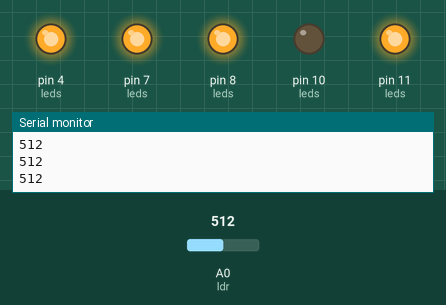
Recording of a sketch running on a simulated Arduino Uno, built with avr-gcc and run on an emulated ATmega328P. Shown: output pins drawn as LEDs (lit = HIGH), the last lines printed to the serial monitor. The test bench sets the inputs (shaded band); at power-on: A0 (ldr) = 512.

Above: at 1.2 s.
1.3 s: A0 (ldr) set to 537
2.8 s: A0 (ldr) set to 565
At 4.0 s:
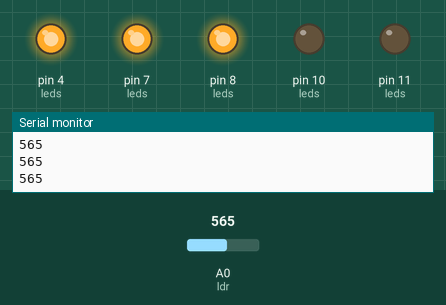
4.3 s: A0 (ldr) set to 633
5.8 s: A0 (ldr) set to 667
At 7.0 s:
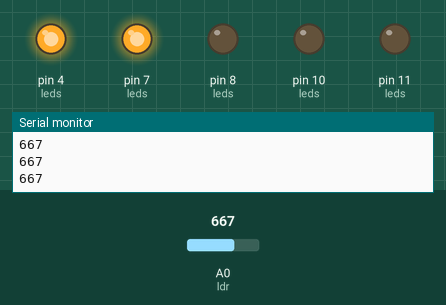
7.3 s: A0 (ldr) set to 735
8.8 s: A0 (ldr) set to 765
At 9.4 s:
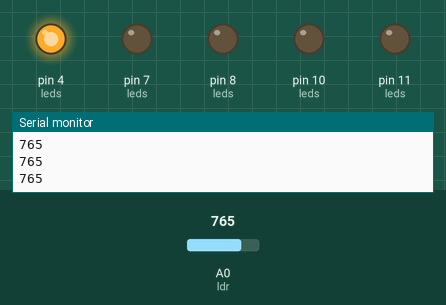
Timing chart, 0 to 11.3 s (numbered marks = the images above; inputs shaded):
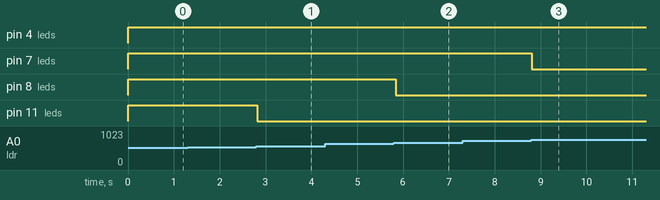

The sketch:

Leds_com_sensor_LDR.ino
```cpp
const int led1 = 4;
const int led2 = 7;
const int led3 = 8;
const int led4 = 11;
const int led5 = 10;

const int ldr = A0;

int leds[] = {led1, led2, led3, led4, led5};

int valorLdr = 0;
int quantidadeLeds = 0;

int limite1 = 850;
int limite2 = 750;
int limite3 = 650;
int limite4 = 550;
int limite5 = 250;

void setup() {
  Serial.begin(9600);

  for (int i = 0; i < 5; i++) {
    pinMode(leds[i], OUTPUT);
  }

  pinMode(ldr, INPUT);
}

void loop() {
  valorLdr = analogRead(ldr);

  Serial.println(valorLdr);

  if (valorLdr >= limite1) {
    quantidadeLeds = 0;
  }
  else if (valorLdr >= limite2) {
    quantidadeLeds = 1;
  }
  else if (valorLdr >= limite3) {
    quantidadeLeds = 2;
  }
  else if (valorLdr >= limite4) {
    quantidadeLeds = 3;
  }
  else if (valorLdr >= limite5) {
    quantidadeLeds = 4;
  }

  else {
    quantidadeLeds = 5;
  }

  for (int i = 0; i < 5; i++) {
    if (i < quantidadeLeds) {
      digitalWrite(leds[i], HIGH);
    } else {
      digitalWrite(leds[i], LOW);
    }
  }

  delay(50);
}
```

Measured:
- the behaviour switches between 549 and 550 on A0 (ldr) (found by bisection; images 0 and 1)
- the behaviour switches between 649 and 650 on A0 (ldr) (found by bisection; images 1 and 2)
- the behaviour switches between 749 and 750 on A0 (ldr) (found by bisection; images 2 and 3)
- after the input at 2.8 s, pin 11 (leds): HIGH → LOW at once
- after the input at 5.8 s, pin 8 (leds): HIGH → LOW at once
- after the input at 8.8 s, pin 7 (leds): HIGH → LOW at once
